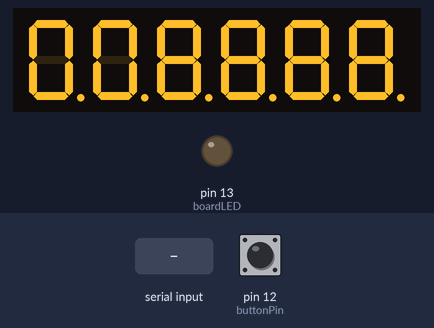
The program below on a simulated Arduino Pro Mini, built with avr-gcc and run on an emulated ATmega328P. On the bench: 6-digit seven-segment display, output pins drawn as LEDs (lit = HIGH). Wiring (inferred from the names in the program): 6-digit 7-segment display, segments lit when HIGH: segments pin 7, pin 6, pin 3, pin 4, pin 5, pin 8, pin 9, pin 2; digit selects pin 11, pin 10, A1, A0, A2, A3. Inputs (shaded band) come from the test bench; at power-on: pin 12 (buttonPin) HIGH. The segment pins are drawn as the display they are named for; pins used as bus, display or sensor lines are not drawn; what the program prints to the serial monitor is not drawn.

Above: at 1.2 s.
1.3 s: byte 30 received over Serial
At 2.2 s:
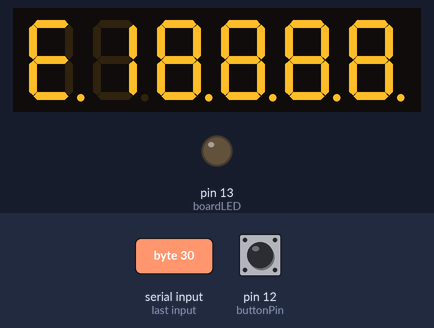
2.8 s: byte 90 received over Serial
At 3.4 s:
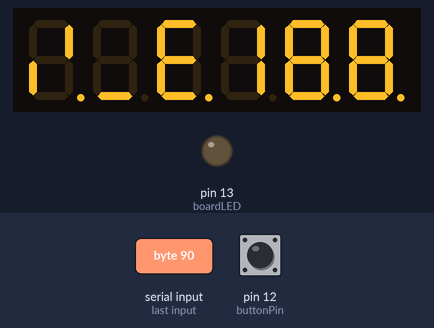
4.3 s: byte 120 received over Serial
At 5.2 s:
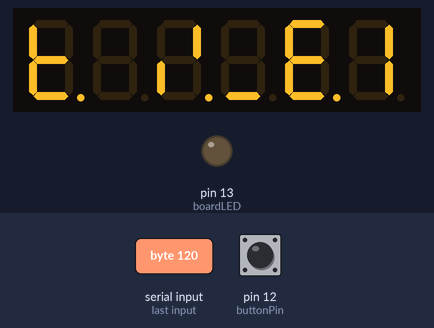
5.8 s: byte 30 received over Serial
At 6.9 s:
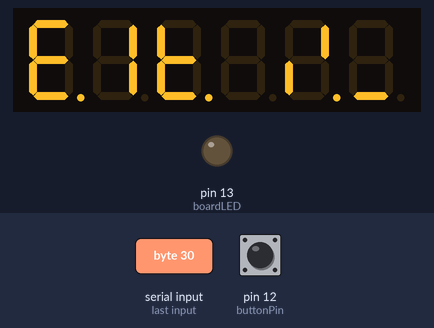
7.3 s: byte 90 received over Serial
At 8.0 s:
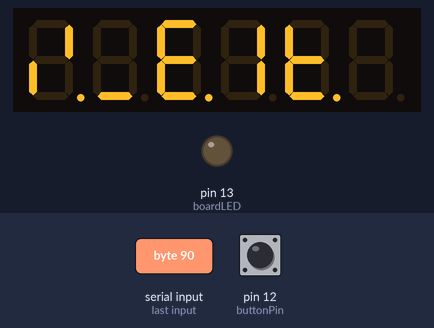
8.8 s: pin 12 (buttonPin) pulled LOW for 0.15 s
At 9.43 s:
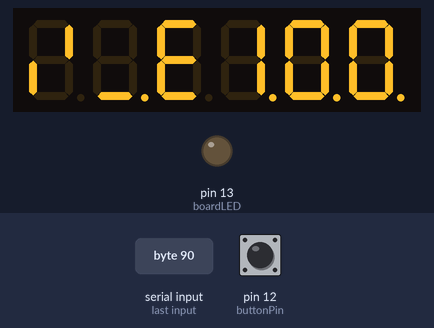
Timing chart, 0 to 10.5 s (numbered marks = the images above; inputs shaded):
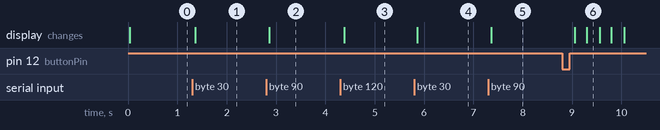

The program:

main.cpp
```cpp
//-- Asus Qcode Card --
//
// - Firmware by: Sciguy429
//
// - This is the firmware source for the 3X Qcode card.

//7-segment library
#include "7Segment.h"

//Debounce library
#include "Debounce.h"

//Echo flag
// - If enabled, any QCodes received will be echoed back on the serial port. Allowing for
// - another device to receive the data in tandem.
#define ECHO_SERIAL_DATA true

//Board led
const uint8_t boardLED = 13;

//Button pin
const uint8_t buttonPin = 12;

//Button debouncer
Debounce buttonDebounce = Debounce(buttonPin);

//Total number of displays
#define MAX_DSP 6

//Mux pins
const uint8_t muxPins[] = {7, 6, 3, 4, 5, 8, 9, 2}; //A, B, C, D, E, F, G, DP

//Dsp pins
const uint8_t dspPins[] = {11, 10, A1, A0, A2, A3}; //Left to right

//7-segment object
SegmentDSP segmentDSP(MAX_DSP, muxPins, dspPins);

//Past qcodes
#define MAX_PAST_QCODES 256
uint8_t pastQCodes[MAX_PAST_QCODES];
int pastQcodeHead = 0;
int pastQcodeCount = 0;
uint8_t curQCode = 0x00;

//Update the displays
void updateDisplays()
{
  //Make sure we have something in the buffer
  if (pastQcodeCount > 0)
  {
    //Find starting pos
    int curPos = pastQcodeHead - 1;
    if (curPos < 0)
    {
      curPos = curPos + MAX_PAST_QCODES;
    }

    //Grab the most recent 3 things from the buffer
    int codesDisplayed = (pastQcodeCount > 3 ? 3 : pastQcodeCount);
    for (int i = 0; i < codesDisplayed; i++)
    {
      //Display the code
      uint8_t pos = i * 2;
      segmentDSP.setHex(pos, pastQCodes[curPos]);
      segmentDSP.setDP(pos, false);
      segmentDSP.setDP(pos + 1, true);

      //Push the position backward
      curPos--;
      if (curPos < 0)
      {
        curPos = curPos + MAX_PAST_QCODES;
      }
    }

    //Blank any empty displays
    if (codesDisplayed < 3)
    {
      for (int i = 0; i < 3 - codesDisplayed; i++)
      {
        uint8_t pos = (2 - i) * 2;
        segmentDSP.setGlyphSpecial(pos, 0);
        segmentDSP.setGlyphSpecial(pos + 1, 0);
        segmentDSP.setDP(pos, false);
        segmentDSP.setDP(pos + 1, false);
      }
    }
  }
  else
  {
    //If the buffer is empty, blank the displays
    segmentDSP.setGlyphSpecial(0, 1);
    segmentDSP.setGlyphSpecial(1, 1);
    segmentDSP.setGlyphSpecial(2, 0);
    segmentDSP.setGlyphSpecial(3, 0);
    segmentDSP.setGlyphSpecial(4, 0);
    segmentDSP.setGlyphSpecial(5, 0);
    segmentDSP.setAllDP(false);
  }
}

//Called ~300 times per second
SIGNAL(TIMER2_COMPA_vect)
{
  //Advance The COMPA Register
  OCR2A += 206;

  //Update the 7-segment displays
  segmentDSP.dspUpdate();
}

void setup()
{
  //Board LED
	pinMode(boardLED, OUTPUT);
  digitalWrite(boardLED, LOW);

  //Button pin
  pinMode(buttonPin, INPUT_PULLUP);

  //Setup all mux pins
  for (int i = 0; i < 8; i++)
  {
    pinMode(muxPins[i], OUTPUT);
    digitalWrite(muxPins[i], HIGH); //Active LOW
  }

  //Setup the dsp pins
  for (int i = 0; i < MAX_DSP; i++)
  {
    pinMode(dspPins[i], OUTPUT);
    digitalWrite(dspPins[i], LOW); //Active HIGH
  }

  //Open serial connection to the COM_DEBUG port
  Serial.begin(115200);

  //Clear the list of past qcodes
  for (int i = 0; i < MAX_PAST_QCODES; i++)
  {
    pastQCodes[i] = 0x00;
  }

  //Clear displays
  updateDisplays();

  //Setup interrupt
  // - Timer 2 COMP-A
  // - 300hz fire rate
  // - 50hz flash for each dsp
  cli();
  TCCR2A = 0;           //Init Timer2A
  TCCR2B = 0;           //Init Timer2B
  TCCR2B |= B00000110;  //Prescaler = 256
  OCR2A = 206;          //Timer Compare2A Register
  TIMSK2 |= B00000010;
  sei();
}

void loop()
{
  //Update the button state
  ButtonState buttonState = buttonDebounce.read();

  //Check our button state
  if (buttonState == ButtonState::BS_PRESSED)
  {
    //Print our saved codes
    if (pastQcodeCount > 0)
    {
      //Find starting pos
      int curPos = pastQcodeHead - pastQcodeCount;
      if (curPos < 0)
      {
        curPos = curPos + MAX_PAST_QCODES;
      }

      //Print codes
      // - This is a fairly quick and dirty way of doing this, but it works.
      bool dp = false;
      uint8_t curCode = 0x00;
      uint8_t lastCode1 = 0x00;
      uint8_t lastCode2 = 0x00;
      for (int i = 0; i < pastQcodeCount; i++)
      {
        //Get the current code
        curCode = pastQCodes[curPos];

        //Set the first display pair
        segmentDSP.setHex(0, curCode);
        segmentDSP.setDP(0, dp);
        segmentDSP.setDP(1, !dp);

        //Set the second display pair
        if (i > 0)
        {
          segmentDSP.setHex(2, lastCode1);
          segmentDSP.setDP(2, dp);
          segmentDSP.setDP(3, !dp);
        }
        else
        {
          segmentDSP.setGlyphSpecial(2, 1);
          segmentDSP.setGlyphSpecial(3, 1);
          segmentDSP.setDP(2, false);
          segmentDSP.setDP(3, false);
        }

        //Set the third display pair
        if (i > 1)
        {
          segmentDSP.setHex(4, lastCode2);
          segmentDSP.setDP(4, dp);
          segmentDSP.setDP(5, !dp);
        }
        else
        {
          segmentDSP.setGlyphSpecial(4, 1);
          segmentDSP.setGlyphSpecial(5, 1);
          segmentDSP.setDP(4, false);
          segmentDSP.setDP(5, false);
        }

        //Toggle DP value
        dp = !dp;

        //Push last code vars forward
        lastCode2 = lastCode1;
        lastCode1 = curCode;

        //Push the position forward
        curPos++;
        if (curPos >= MAX_PAST_QCODES)
        {
          curPos = 0;
        }

        //Wait
        delay(250);
      }
    }

    //Reset the display to the last code
    updateDisplays();
  }

  //Wait for serial data
  if (Serial.available())
  {
    //Flash LED
    digitalWrite(boardLED, HIGH);

    //Grab our new code and update the displays
    // - TODO
    curQCode = Serial.read();

    //Echo the serial data if need be
    if (ECHO_SERIAL_DATA)
    {
      Serial.write(curQCode);
    }

    //Save our code into the buffer
    pastQCodes[pastQcodeHead] = curQCode;
    pastQcodeHead++;
    if (pastQcodeHead >= MAX_PAST_QCODES)
    {
      pastQcodeHead = 0;
    }

    //Add up our buffer size
    if (pastQcodeCount < MAX_PAST_QCODES)
    {
      pastQcodeCount++;
    }

    //Update the displays
    updateDisplays();
  }
  else
  {
    //Flash LED
    digitalWrite(boardLED, LOW);
  }
}
```

7Segment.cpp
```cpp
#include "7Segment.h"

SegmentDSP::SegmentDSP(uint8_t dspCount, const uint8_t* muxPins, const uint8_t* dspPins)
{
  //Save the dspCount
  this->dspCount = dspCount;

  //Reset our current/last display
  this->currentDsp = 0;
  this->lastDsp = 0;

  //Save the pointers to our pin lists
  // - We assume they are valid
  this->muxPins = muxPins;
  this->dspPins = dspPins;

  //Allocate our mux output list
  int listSize = dspCount * DSP_SEGMENTS;
  this->muxPinsOut = new uint8_t[listSize];

  //Zero the output list
  // - The displays are inverted, so set them all to '1'
  for (int i = 0; i < listSize; i++)
  {
    this->muxPinsOut[i] = 1;
  }
}

SegmentDSP::~SegmentDSP()
{
  //Clean up our mux outputs
  delete[] muxPinsOut;
}

void SegmentDSP::setHexGlyph(uint8_t dspNumber, uint8_t glyphNumber)
{
  //Make sure the dsp number is valid
  if (dspNumber < dspCount)
  {
    //Get the starting position in our mux outputs
    int start = dspNumber * DSP_SEGMENTS;

    //Set the data
    for (uint8_t i = 0; i < GLYPH_SIZE; i++)
    {
      muxPinsOut[start + i] = bitRead(hexNumberGlyphs[glyphNumber], i);
    }
  }
}

void SegmentDSP::setGlyphSpecial(uint8_t dspNumber, uint8_t glyphNumber)
{
  //Make sure the dsp number is valid
  if (dspNumber < dspCount)
  {
    //Get the starting position in our mux outputs
    int start = dspNumber * DSP_SEGMENTS;

    //Set the data
    for (uint8_t i = 0; i < GLYPH_SIZE; i++)
    {
      muxPinsOut[start + i] = bitRead(specialGlyphs[glyphNumber], i);
    }
  }
}

void SegmentDSP::setGlyphAlpha(uint8_t dspNumber, char alphaChar)
{
  //Make sure the dsp number is valid
  if (dspNumber < dspCount)
  {
    //Convert our char into a position in the glyph table
    // - 0x41 is the ASCII code for 'A'
    uint8_t glyphIndex = alphaChar - 0x41;

    //Get the starting position in our mux outputs
    int start = dspNumber * DSP_SEGMENTS;

    //Set the data
    for (uint8_t i = 0; i < GLYPH_SIZE; i++)
    {
      muxPinsOut[start + i] = bitRead(alphaGlyphs[glyphIndex], i);
    }
  }
}

void SegmentDSP::setHex(uint8_t startDsp, uint8_t hexValue)
{
  //Split up our hex
  uint8_t hexBottom = hexValue & 0xf;
  uint8_t hexTop = hexValue >> 4;

  //Set the mux pins
  setHexGlyph(startDsp, hexTop);
  setHexGlyph(startDsp + 1, hexBottom);
}

void SegmentDSP::setDP(uint8_t dspNumber, bool dp)
{
  //Get the mux output location
  int index = (dspNumber * DSP_SEGMENTS) + GLYPH_SIZE;

  //Set it
  muxPinsOut[index] = !dp;
}

void SegmentDSP::setAllDP(bool dp)
{
  for (int i = 0; i < dspCount; i++)
  {
    setDP(i, dp);
  }
}

void SegmentDSP::dspUpdate()
{
  //Turn off the last display
  digitalWrite(dspPins[lastDsp], LOW);

  //Update the mux output with the next display
  int start = currentDsp * DSP_SEGMENTS;
  for (int i = 0; i < DSP_SEGMENTS; i ++) {
    digitalWrite(muxPins[i], muxPinsOut[start + i]);
  }

  //Activate the next display
  digitalWrite(dspPins[currentDsp], HIGH);

  //Move our tracking variables forward
  lastDsp = currentDsp;
  currentDsp++;
  if (currentDsp >= dspCount) {
    currentDsp = 0;
  }
}
```

7Segment.h
```cpp
#pragma once

#include <Arduino.h>

//Glyphs
#include "7SegmentGlyphs.h"

//DSP segment count
// - 7 segments + 1 dp
#define DSP_SEGMENTS 8

class SegmentDSP
{
public:
  //Constructor & destructor
  SegmentDSP(uint8_t dspCount, const uint8_t* muxPins, const uint8_t* dspPins);
  ~SegmentDSP();

  //Set a display glyph
  // - Uses the default hex font
  void setHexGlyph(uint8_t dspNumber, uint8_t hexNumber);

  //Set a display glyph
  // - Uses the special font
  // - - Special font must be provided in the glyph header
  void setGlyphSpecial(uint8_t dspNumber, uint8_t glyphNumber);

  //Set a alpha glyph
  // - Uses the alpha font
  // - - Alpha font must be provided in the glyph header
  void setGlyphAlpha(uint8_t dspNumber, char alphaChar);

  //Set a pair of displays to a 8-bit hex value
  // - Start dsp and the subsequent will be used
  void setHex(uint8_t startDsp, uint8_t hexValue);

  //Set the decimal point on a specific display
  void setDP(uint8_t dspNumber, bool dp);

  //Set all decimal points
  void setAllDP(bool dp);

  //Update the next dsp in the mux
  // - This should be run within an interrupt of some kind
  void dspUpdate();

private:
  //DSP count
  uint8_t dspCount;

  //Current/last dsp being displayed
  uint8_t currentDsp;
  uint8_t lastDsp;

  //Mux pins
  const uint8_t* muxPins;

  //DSP pins
  const uint8_t* dspPins;

  //Mux output states
  // - Treated as a long 1D array for speed on an AVR chip
  volatile uint8_t* muxPinsOut;
};
```

7SegmentGlyphs.h
```cpp
#pragma once

#include <Arduino.h>

//Glyph sizes
#define GLYPH_SIZE 7

//Hex numbers for display
const uint8_t hexNumberGlyphs[] =
{
  B01000000, //0
  B01111001, //1
  B00100100, //2
  B00110000, //3
  B00011001, //4
  B00010010, //5
  B00000010, //6
  B01111000, //7
  B00000000, //8
  B00010000, //9
  B00001000, //A
  B00000011, //B
  B01000110, //C
  B00100001, //D
  B00000110, //E
  B00001110, //F
};

//Special glyphs
const uint8_t specialGlyphs[] =
{
  B01111111, //' '
  B00111111, //-
  B01110111, //_
  B00110111, //=
};

//Alpha glyphs
const uint8_t alphaGlyphs[] =
{
  B00001000, //A
  B00000011, //B
  B01000110, //C
  B00100001, //D
  B00000110, //E
  B00001110, //F
  B01000010, //G
  B00001011, //H
  B01001111, //I
  B01100001, //J
  B00001010, //K
  B01000111, //L
  B01101010, //M
  B01001000, //N
  B01000000, //O
  B00001100, //P
  B00011000, //Q
  B01001100, //R
  B00010010, //S
  B00000111, //T
  B01000001, //U
  B01010001, //V
  B01010101, //W
  B00001001, //X
  B00010001, //Y
  B00110100, //Z
};
```

Debounce.cpp
```cpp
#include "Debounce.h"

Debounce::Debounce(uint8_t pin) {
    //Save our pin
    this->pin = pin;

    //Call reset
    reset();
}

void Debounce::reset() {
    //Reset our vars
    currentButtonState = BS_RELEASED;
    lastState = false;
    lastToggleMillis = millis();
}

ButtonState Debounce::read() {
    //Switch off of our last state
    switch (currentButtonState) {
    case BS_RELEASED:
        //Button was released on our last call
        if (waitForButton(BUTTON_HIGH, DEBOUNCE_TIME)) {
            currentButtonState = BS_HELD;
        }
        break;

    case BS_HELD:
        //Button was being held down on our last call
        // - Debounce time as elapsed, but the button has yet to be released by the user
        if (waitForButton(BUTTON_HIGH, LONG_PRESS_TIME)) {
            currentButtonState = BS_LONG_HELD;
        }
        else if (waitForButton(BUTTON_LOW, DEBOUNCE_TIME)) {
            //Set the output state
            currentButtonState = BS_PRESSED;
        }
        break;

    case BS_LONG_HELD:
        //Button was being held down on our last call
        // - Both debounce time and long press time have elapsed, but the button has not be released
        if (waitForButton(BUTTON_LOW, DEBOUNCE_TIME)) {
            //Set the output state
            currentButtonState = BS_LONG_PRESSED;
        }
        break;

    default:
        //Clear out the invalid state
        currentButtonState = BS_RELEASED;
        break;
    }

    //Return our state
    return currentButtonState;
}

bool Debounce::waitForButton(bool state, unsigned long time) {
    //Get current button state
    bool currentState = digitalRead(pin);

    //Get the current time
    unsigned long currentMillis = millis();

    //Update last toggle time if needed
    if (currentState != lastState) {
        lastState = currentState;
        lastToggleMillis = currentMillis;
    }

    //Return weather the button has been in state for long enough
    return (currentState == state) && (currentMillis - lastToggleMillis >= time);
}
```

Debounce.h
```cpp
//## Button Debounce Handler ##
// - Handles debouncing and long press support for the 4 face push buttons
// - pinMode must still be called on the desired pin

#pragma once

#include "Arduino.h"

//## Delay Macros ##

//Debounce time in milliseconds
#define DEBOUNCE_TIME 40

//Jitter time in milliseconds
#define JITTER_TIME 20

//Long press time in milliseconds
#define LONG_PRESS_TIME 2000

//Button trigger voltage
// - We are using pullups, so buttons are active LOW not HIGH
#define BUTTON_HIGH LOW
#define BUTTON_LOW !BUTTON_HIGH

//Button state enum
enum ButtonState: uint8_t {
    //Button released
    BS_RELEASED = 0,

    //Button pressed
    BS_PRESSED = 1,

    //Button held
    BS_HELD = 2,

    //Button long pressed
    BS_LONG_PRESSED = 3,

    //Button long press held
    BS_LONG_HELD = 4,
};

//Button debounce class
class Debounce {
public:
    //Constructor
    Debounce(uint8_t pin);

    //Reset the debounce state
    void reset();

    //Read the button state
    ButtonState read();

//Private functions
private:
    //Wait for the button to be HIGH or LOW for a specified length of time
    bool waitForButton(bool state, unsigned long time);

//Local vars
private:
    //Button pin
    uint8_t pin;

    //Current button state
    ButtonState currentButtonState;

    //Last button state
    bool lastState;

    //Last toggle millis
    // - Updated any time the button toggles state
    unsigned long lastToggleMillis;
};
```

Measured:
- after the input at 1.3 s, the display: changes after 0.06 s (image 1)
- after the input at 2.8 s, the display: changes after 0.06 s (image 2)
- after the input at 4.3 s, the display: changes after 0.08 s (image 3)
- after the input at 5.8 s, the display: changes after 0.06 s (image 4)
- after the input at 7.3 s, the display: changes after 0.06 s (image 5)
- after the input at 8.8 s, the display: first changes after 0.26 s (image 6 shows a later state)
